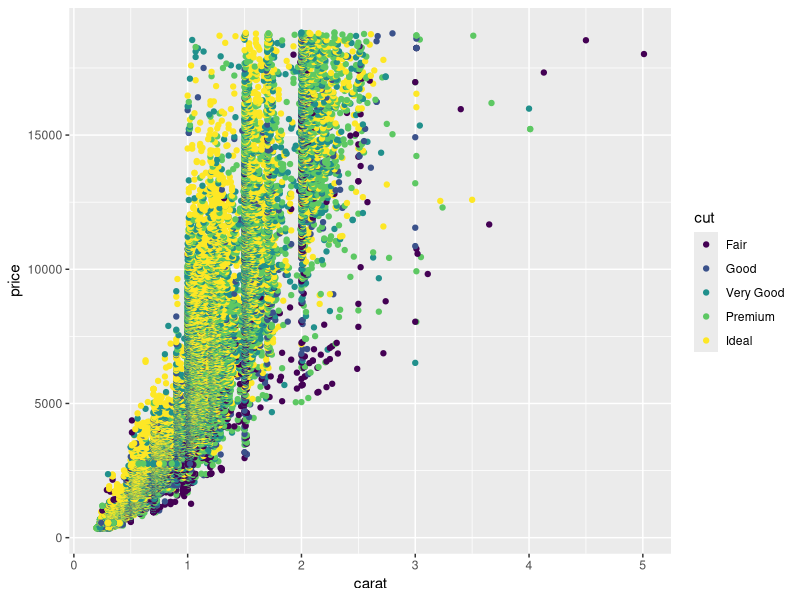
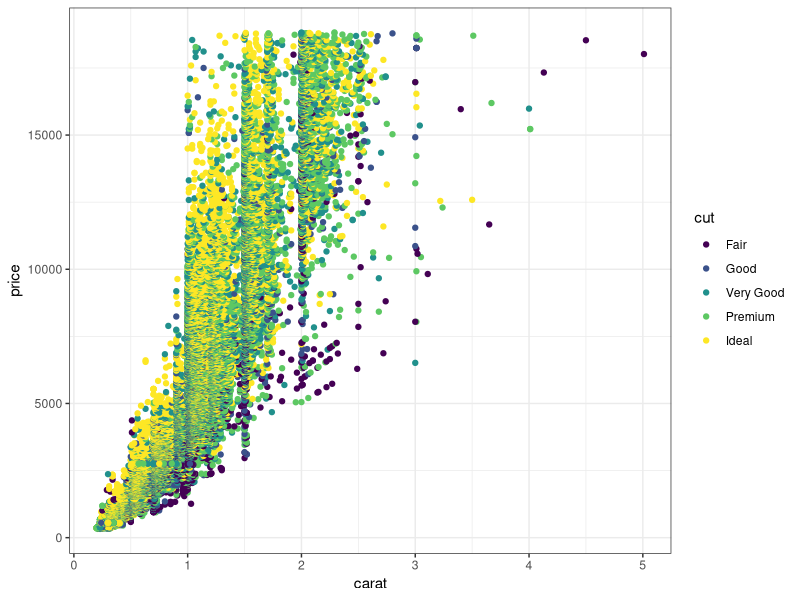
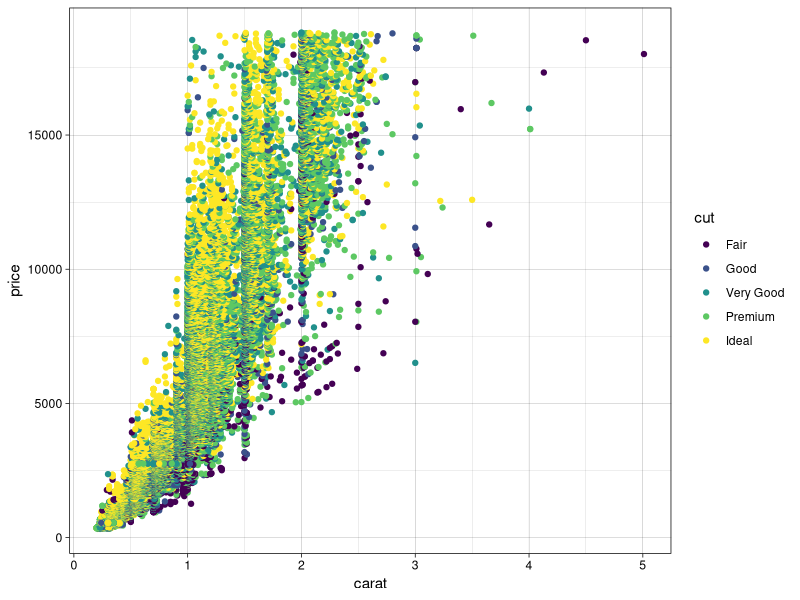
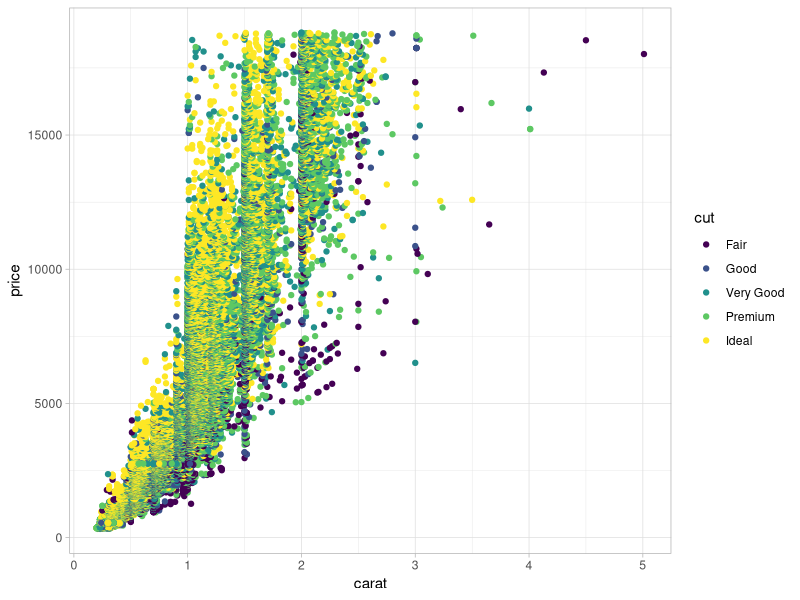
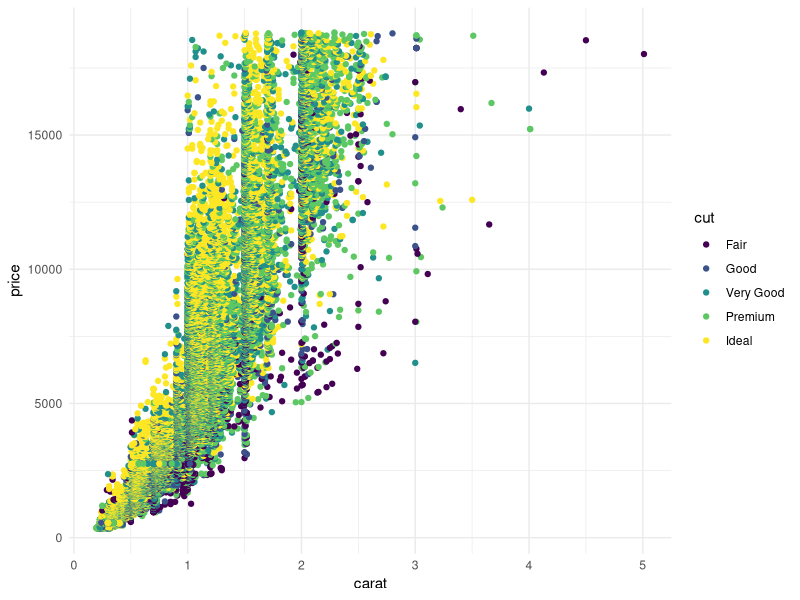
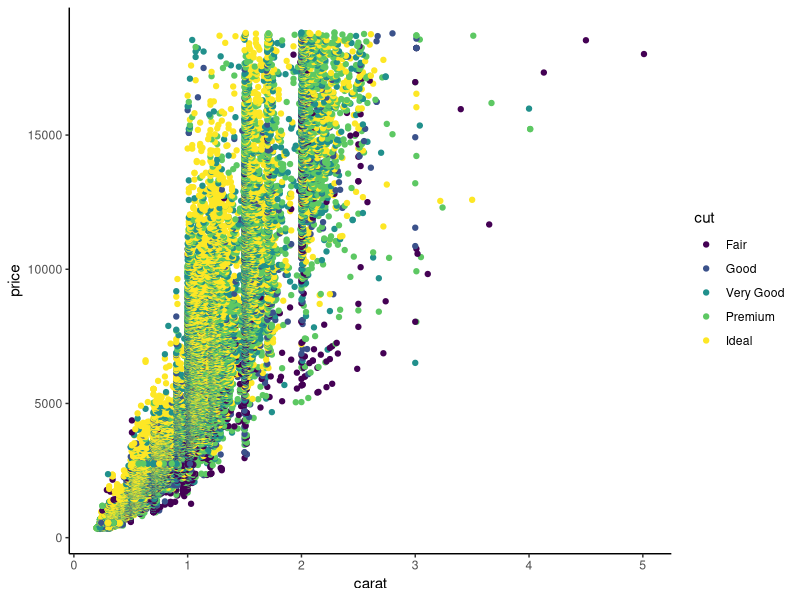
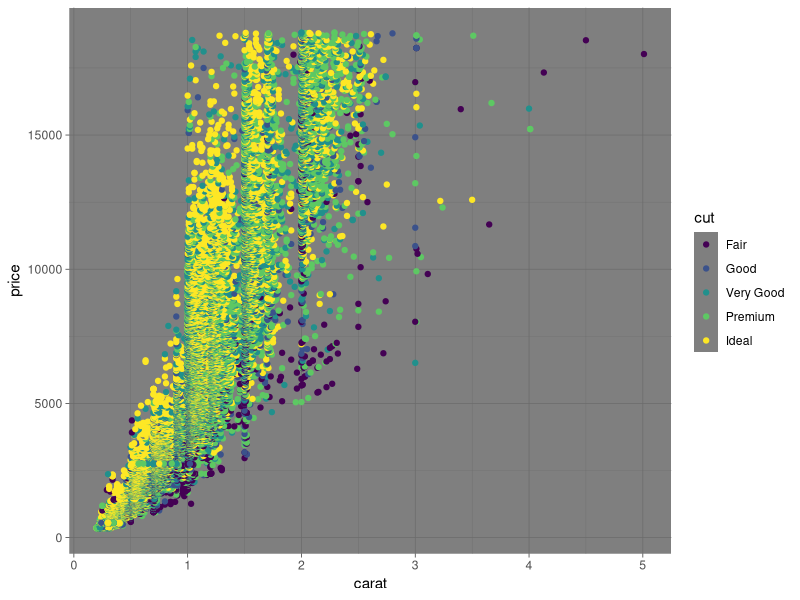
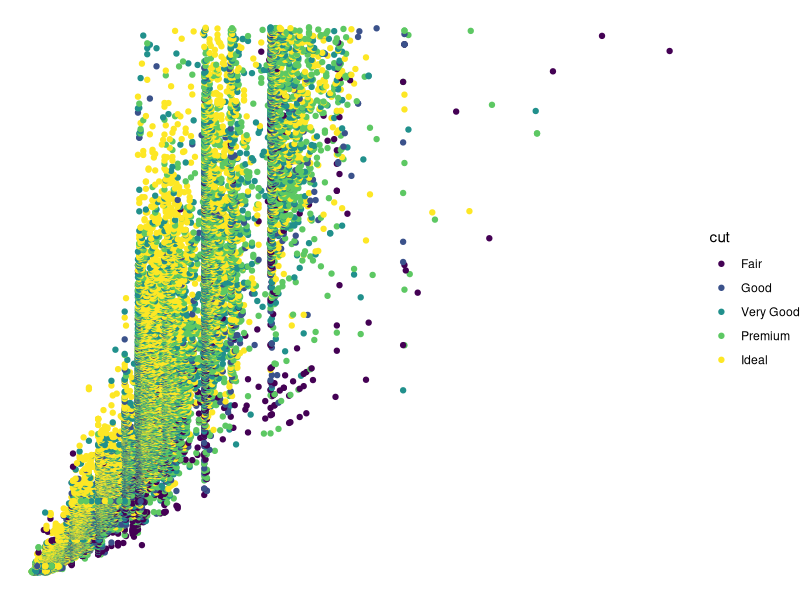

The R script that drew these images, in order: (Note: this script raises an error after producing the figures.)
## ---- chunk 1
knitr::opts_chunk$set(echo = TRUE)
knitr::opts_knit$set(base.url = "/SNR_R_Group/")
knitr::opts_chunk$set(fig.path = "figs/2016-10-05-Themes_Facets/")
## ---- chunk 2
library(tidyverse)

 p<- ggplot(diamonds, ) +
      geom_point(aes(x=carat, y = price,colour=cut)) 
p
## ---- chunk 3
p + theme_bw()
## ---- chunk 4
p + theme_linedraw()
## ---- chunk 5
p + theme_light()
## ---- chunk 6
p + theme_minimal()
## ---- chunk 7
p + theme_classic()
## ---- chunk 8
p + theme_dark()
## ---- chunk 9
p + theme_void()
## ---- chunk 10
library(gridExtra)

 a<-ggplot(diamonds, ) +
  geom_point(aes(x=carat, y = price,colour=cut)) +
  labs(title="theme_grey") +
  theme(legend.position="none")

 b<-ggplot(diamonds, ) +
  geom_point(aes(x=carat, y = price,colour=cut)) +
  labs(title="theme_bw")   + 
  theme_bw() +
  theme(legend.position="none")

grid.arrange(a,b,nrow=2)

## ---- chunk 11
theme_mine <- function(base_size = 12, base_family = "") {
  # Starts with theme_grey and then modify some parts
  theme_bw(base_size = base_size, base_family = base_family) %+replace%
    theme(
      strip.background = element_blank(),
      strip.text.x = element_text(size = 18),
      strip.text.y = element_text(size = 18),
      axis.text.x = element_text(size=14),
      axis.text.y = element_text(size=14,hjust=1),
      axis.ticks =  element_line(colour = "black"), 
      axis.title.x= element_text(size=16),
      axis.title.y= element_text(size=16,angle=90),
      #legend.position = "none", 
      panel.background = element_blank(), 
      panel.border =element_blank(), 
      panel.grid.major = element_blank(), 
      panel.grid.minor = element_blank(), 
      panel.margin = unit(1.0, "lines"), 
      plot.background = element_blank(), 
      plot.margin = unit(c(0.5,  0.5, 0.5, 0.5), "lines"),
      axis.line = element_line(colour = "black")
    )
}


ggplot(diamonds, ) +
  geom_point(aes(x=carat, y = price,colour=cut)) +
  labs(title="theme_mine") +
  theme_mine()

## ---- chunk 12
theme_presentation<- function(base_size = 28, base_family = "") {
  # Starts with theme_grey and then modify some parts
  theme_bw(base_size = base_size, base_family = base_family) %+replace%
    theme(
      strip.background = element_blank(),
      strip.text.x = element_text(size = 18,colour="white"),
      strip.text.y = element_text(size = 18,colour="white"),
      axis.text.x = element_text(size=28,colour="white"),
      axis.text.y = element_text(size=28,colour="white",hjust=1),
      axis.ticks =  element_line(colour = "white"), 
      axis.title.x= element_text(size=42,colour="white"),
      axis.title.y= element_text(size=42,angle=90,colour="white"),
      #legend.position = "none", 
      panel.background = element_rect(fill="black"), 
      panel.border =element_blank(),  
      panel.grid.major = element_blank(), 
      panel.grid.minor = element_blank(), 
      panel.margin = unit(1.0, "lines"), 
      plot.background = element_rect(fill="black"), 
      plot.title =element_text(size=28,colour="white"), 
      plot.margin = unit(c(1,  1, 1, 1), "lines"),
      axis.line = element_line(colour = "white"),
      legend.background=element_rect(fill='black'),
      legend.title=element_text(size=28,colour="white"),
      legend.text=element_text(size=28,colour="white"),
      legend.key = element_rect( fill = 'black'),
      legend.key.size = unit(c(1, 1), "lines")
    )
}


ggplot(diamonds, ) +
  geom_point(aes(x=carat, y = price,colour=cut)) +
  labs(title="theme_presentation") +
  theme_presentation() + 
  theme(legend.position=c(1,0.25))

## ---- chunk 13

library(maps)
library(reshape2)

theme_map <- function(base_size = 12, base_family = "") {
  # Starts with theme_grey and then modify some parts
  theme_bw(base_size = base_size, base_family = base_family) %+replace%
    theme(
      strip.background = element_blank(),
      strip.text.x = element_text(size = 18),
      strip.text.y = element_text(size = 18),
      axis.text.x = element_blank(),
      axis.text.y = element_blank(),
      axis.ticks = element_blank(), 
      axis.title.x = element_blank(),
      axis.title.y = element_blank(),
      panel.background = element_blank(), 
      panel.border =element_blank(), 
      panel.grid.major = element_blank(), 
      panel.grid.minor = element_blank(), 
      panel.margin = unit(1.0, "lines"), 
      plot.background = element_blank(), 
      plot.margin = unit(c(0.25,  0.5, 0.0, 0.00), "lines"),
      axis.line = element_blank(),
      legend.background=element_blank(),
      legend.margin = unit(0.1, "line"),
      legend.title=element_text(size=16,colour="black"),
      legend.text=element_text(size=16,colour="black",hjust=0.2),
      legend.key = element_blank(),
      legend.key.width=unit(2, "line"),
      legend.key.height=unit(2, "line"))
    
}

crimes <- data.frame(state = tolower(rownames(USArrests)), USArrests)
states_map <- map_data("state")

  d<-ggplot(crimes, aes(map_id = state)) + 
    geom_map(aes(fill = Murder), map = states_map) + 
    labs(title="default") +
    expand_limits(x = states_map$long, y = states_map$lat) + 
    coord_map()
  e<-ggplot(crimes, aes(map_id = state)) + 
    geom_map(aes(fill = Murder), map = states_map) + 
    labs(title="theme_map") +
    expand_limits(x = states_map$long, y = states_map$lat) + 
    coord_map() +
    theme_map()

grid.arrange(d,e,ncol=1)

